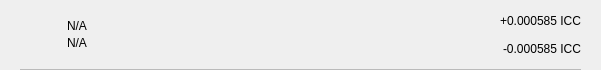
<?xml version="1.0" encoding="UTF-8"?>
<ui version="4.0">
 <class>TxRow</class>
 <widget class="QWidget" name="TxRow">
  <property name="geometry">
   <rect>
    <x>0</x>
    <y>0</y>
    <width>601</width>
    <height>70</height>
   </rect>
  </property>
  <property name="minimumSize">
   <size>
    <width>0</width>
    <height>40</height>
   </size>
  </property>
  <property name="windowTitle">
   <string>Form</string>
  </property>
  <layout class="QVBoxLayout" name="verticalLayout_3">
   <property name="spacing">
    <number>0</number>
   </property>
   <property name="leftMargin">
    <number>0</number>
   </property>
   <property name="topMargin">
    <number>0</number>
   </property>
   <property name="rightMargin">
    <number>0</number>
   </property>
   <property name="bottomMargin">
    <number>0</number>
   </property>
   <item>
    <widget class="QWidget" name="rowContainer" native="true">
     <layout class="QVBoxLayout" name="verticalLayout_2">
      <property name="spacing">
       <number>9</number>
      </property>
      <property name="leftMargin">
       <number>20</number>
      </property>
      <property name="topMargin">
       <number>9</number>
      </property>
      <property name="rightMargin">
       <number>20</number>
      </property>
      <property name="bottomMargin">
       <number>0</number>
      </property>
      <item>
       <widget class="QFrame" name="frame">
        <property name="styleSheet">
         <string notr="true">border:none;</string>
        </property>
        <property name="frameShape">
         <enum>QFrame::StyledPanel</enum>
        </property>
        <property name="frameShadow">
         <enum>QFrame::Raised</enum>
        </property>
        <layout class="QHBoxLayout" name="horizontalLayout" stretch="0,2,0">
         <property name="leftMargin">
          <number>0</number>
         </property>
         <property name="topMargin">
          <number>0</number>
         </property>
         <property name="rightMargin">
          <number>0</number>
         </property>
         <property name="bottomMargin">
          <number>0</number>
         </property>
         <item>
          <widget class="QPushButton" name="icon">
           <property name="focusPolicy">
            <enum>Qt::NoFocus</enum>
           </property>
           <property name="styleSheet">
            <string notr="true">border:none;</string>
           </property>
           <property name="text">
            <string/>
           </property>
           <property name="iconSize">
            <size>
             <width>28</width>
             <height>28</height>
            </size>
           </property>
          </widget>
         </item>
         <item>
          <layout class="QVBoxLayout" name="verticalLayout">
           <property name="spacing">
            <number>3</number>
           </property>
           <property name="leftMargin">
            <number>9</number>
           </property>
           <item>
            <widget class="QLabel" name="lblAddress">
             <property name="styleSheet">
              <string notr="true"/>
             </property>
             <property name="text">
              <string notr="true">N/A</string>
             </property>
             <property name="alignment">
              <set>Qt::AlignBottom|Qt::AlignLeading|Qt::AlignLeft</set>
             </property>
            </widget>
           </item>
           <item>
            <widget class="QLabel" name="lblDate">
             <property name="styleSheet">
              <string notr="true"/>
             </property>
             <property name="text">
              <string notr="true">N/A</string>
             </property>
             <property name="alignment">
              <set>Qt::AlignLeading|Qt::AlignLeft|Qt::AlignTop</set>
             </property>
            </widget>
           </item>
          </layout>
         </item>
         <item>
          <widget class="QWidget" name="containerAmounts" native="true">
           <property name="minimumSize">
            <size>
             <width>80</width>
             <height>0</height>
            </size>
           </property>
           <layout class="QVBoxLayout" name="verticalLayout_4">
            <property name="leftMargin">
             <number>0</number>
            </property>
            <property name="topMargin">
             <number>0</number>
            </property>
            <property name="rightMargin">
             <number>0</number>
            </property>
            <property name="bottomMargin">
             <number>0</number>
            </property>
            <item alignment="Qt::AlignRight">
             <widget class="QLabel" name="lblAmountTop">
              <property name="styleSheet">
               <string notr="true"/>
              </property>
              <property name="text">
               <string>+0.000585 ICC</string>
              </property>
             </widget>
            </item>
            <item alignment="Qt::AlignRight">
             <widget class="QLabel" name="lblAmountBottom">
              <property name="styleSheet">
               <string notr="true"/>
              </property>
              <property name="text">
               <string>-0.000585 ICC</string>
              </property>
             </widget>
            </item>
           </layout>
          </widget>
         </item>
        </layout>
       </widget>
      </item>
      <item>
       <widget class="QLabel" name="lblDivisory">
        <property name="minimumSize">
         <size>
          <width>0</width>
          <height>1</height>
         </size>
        </property>
        <property name="maximumSize">
         <size>
          <width>16777215</width>
          <height>1</height>
         </size>
        </property>
        <property name="styleSheet">
         <string notr="true">background-color:#bababa;</string>
        </property>
        <property name="text">
         <string/>
        </property>
        <property name="alignment">
         <set>Qt::AlignBottom|Qt::AlignLeading|Qt::AlignLeft</set>
        </property>
       </widget>
      </item>
     </layout>
    </widget>
   </item>
  </layout>
 </widget>
 <resources/>
 <connections/>
</ui>
